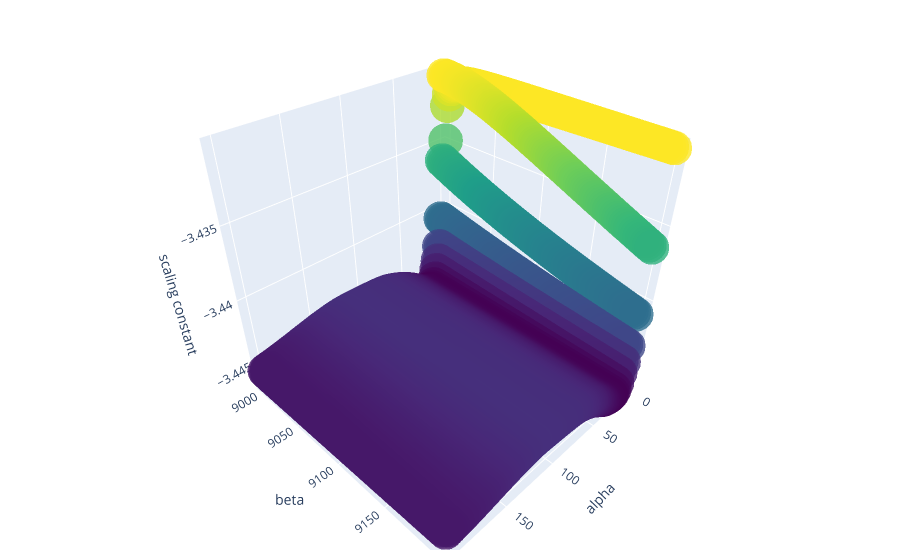

Notebook code for this chart:
### Code cell
graph_objects(c2s)

### Figure 1 — Plotly figure (JSON) as saved in the notebook; plotly's stock layout.template omitted (floating-point values rounded to 4 significant figures; data arrays with more than 128 entries replaced by an {"elided": "..."} marker saying what was removed)
{"data": [{"marker": {"color": {"elided": "10000 float values"}, "colorscale": [[0, "#440154"], [0.1111, "#482878"], [0.2222, "#3e4989"], [0.3333, "#31688e"], [0.4444, "#26828e"], [0.5556, "#1f9e89"], [0.6667, "#35b779"], [0.7778, "#6ece58"], [0.8889, "#b5de2b"], [1, "#fde725"]], "opacity": 0.8, "size": 12}, "mode": "markers", "type": "scatter3d", "x": {"elided": "10000 float values"}, "y": {"elided": "10000 float values"}, "z": {"elided": "10000 float values"}}], "layout": {"margin": {"b": 10, "l": 10, "r": 20, "t": 10}, "scene": {"xaxis": {"title": {"text": "alpha"}}, "yaxis": {"title": {"text": "beta"}}, "zaxis": {"title": {"text": "scaling constant"}}}}}
